Frame 1 (no input): blank canvas, image omitted
Frame 60 (the mouse pressed at the canvas centre just before this capture): blank canvas, image omitted
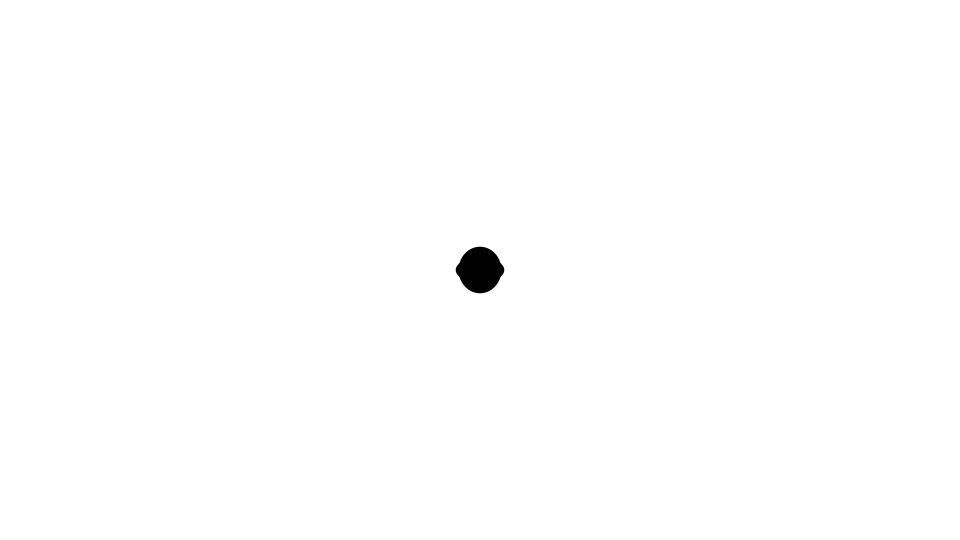
Frame 120 (the mouse held since frame 60 and released just before this capture)

The Processing sketch whose frames 1 and 60 were blank and that drew this single picture after the mouse press (run headless with seeded random() and noise(); from frame 60 on, the mouse is pressed at the canvas centre):

// Processing sketch: sketch01
// ── sketch01.pde
void setup() {
  size(960, 540);
  pixelDensity(displayDensity());
  background(255);
  noStroke();
  fill(0);
}

void draw() {
  // マウスが押されているとき
  if (mousePressed) {
    ellipse(mouseX, mouseY, random(50), random(50));
  }
}
